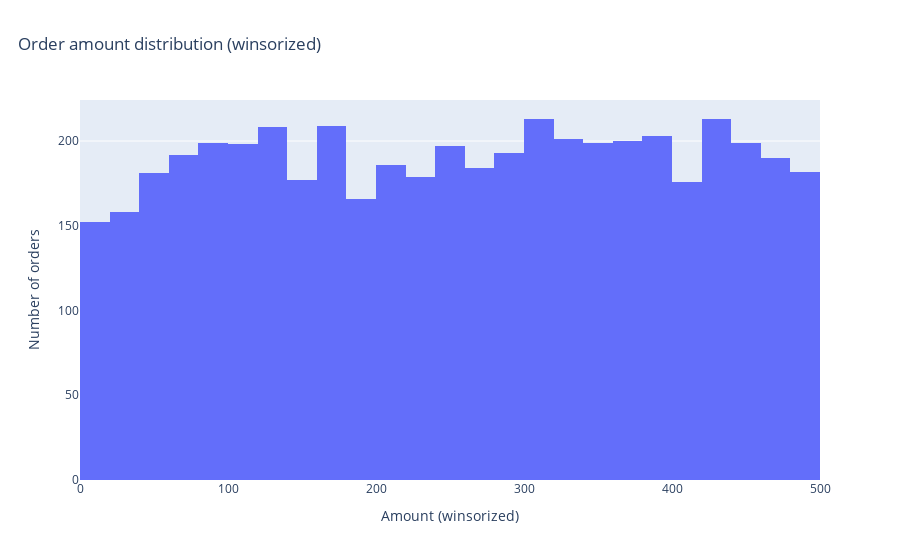

Notebook cell for this chart:
### Markdown cell above
## Q2. How does revenue change over time on a monthly basis?
Monthly revenue fluctuates throughout the year without a clear upward or downward trend.  
Revenue peaks in January and April, then generally stabilizes with moderate variations across most months.  
A noticeable drop appears in December, which may be due to partial or incomplete data for that month.

### Code cell
fig = px.histogram(df, x="amount_winsor", nbins=30, title="Order amount distribution (winsorized)")
fig.update_layout(title={"x": 0.02})
fig.update_xaxes(title_text="Amount (winsorized)")
fig.update_yaxes(title_text="Number of orders")
save_fig(fig, FIGS / "amount_hist_winsor.png")
fig

### Figure 1 — Plotly figure (JSON) as saved in the notebook; plotly's stock layout.template omitted (floating-point values rounded to 4 significant figures; data arrays with more than 128 entries replaced by an {"elided": "..."} marker saying what was removed)
{"data": [{"bingroup": "x", "hovertemplate": "amount_winsor=%{x}<br>count=%{y}<extra></extra>", "legendgroup": "", "marker": {"color": "#636efa", "pattern": {"shape": ""}}, "name": "", "nbinsx": 30, "orientation": "v", "showlegend": false, "type": "histogram", "x": {"elided": "5250 float values"}, "xaxis": "x", "yaxis": "y"}], "layout": {"barmode": "relative", "legend": {"tracegroupgap": 0}, "title": {"text": "Order amount distribution (winsorized)", "x": 0.02}, "xaxis": {"anchor": "y", "domain": [0, 1], "title": {"text": "Amount (winsorized)"}}, "yaxis": {"anchor": "x", "domain": [0, 1], "title": {"text": "Number of orders"}}}}
